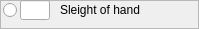
           <widget class="QFrame" name="sleightofhandSkillsBox">
            <property name="styleSheet">
             <string notr="true">font: 12pt &quot;Eberron&quot;;</string>
            </property>
            <property name="frameShape">
             <enum>QFrame::StyledPanel</enum>
            </property>
            <property name="frameShadow">
             <enum>QFrame::Raised</enum>
            </property>
            <widget class="QRadioButton" name="sleightofhandSkillsRButton">
             <property name="geometry">
              <rect>
               <x>3</x>
               <y>3</y>
               <width>156</width>
               <height>15</height>
              </rect>
             </property>
             <property name="accessibleName">
              <string>sleightOfHand</string>
             </property>
             <property name="styleSheet">
              <string notr="true">font: 12pt &quot;Eberron&quot;;</string>
             </property>
             <property name="text">
              <string/>
             </property>
            </widget>
            <widget class="QLineEdit" name="sleightofhandSkills">
             <property name="geometry">
              <rect>
               <x>20</x>
               <y>0</y>
               <width>30</width>
               <height>20</height>
              </rect>
             </property>
             <property name="accessibleName">
              <string>dexterityBonus</string>
             </property>
             <property name="styleSheet">
              <string notr="true">font: 12pt &quot;Eberron&quot;;</string>
             </property>
             <property name="maxLength">
              <number>2</number>
             </property>
             <property name="alignment">
              <set>Qt::AlignCenter</set>
             </property>
            </widget>
            <widget class="QLabel" name="sleightofhandSkillsLabel">
             <property name="geometry">
              <rect>
               <x>60</x>
               <y>0</y>
               <width>130</width>
               <height>20</height>
              </rect>
             </property>
             <property name="styleSheet">
              <string notr="true">font: 12pt &quot;Eberron&quot;;</string>
             </property>
             <property name="text">
              <string>Sleight of hand</string>
             </property>
             <property name="textInteractionFlags">
              <set>Qt::NoTextInteraction</set>
             </property>
            </widget>
           </widget>
